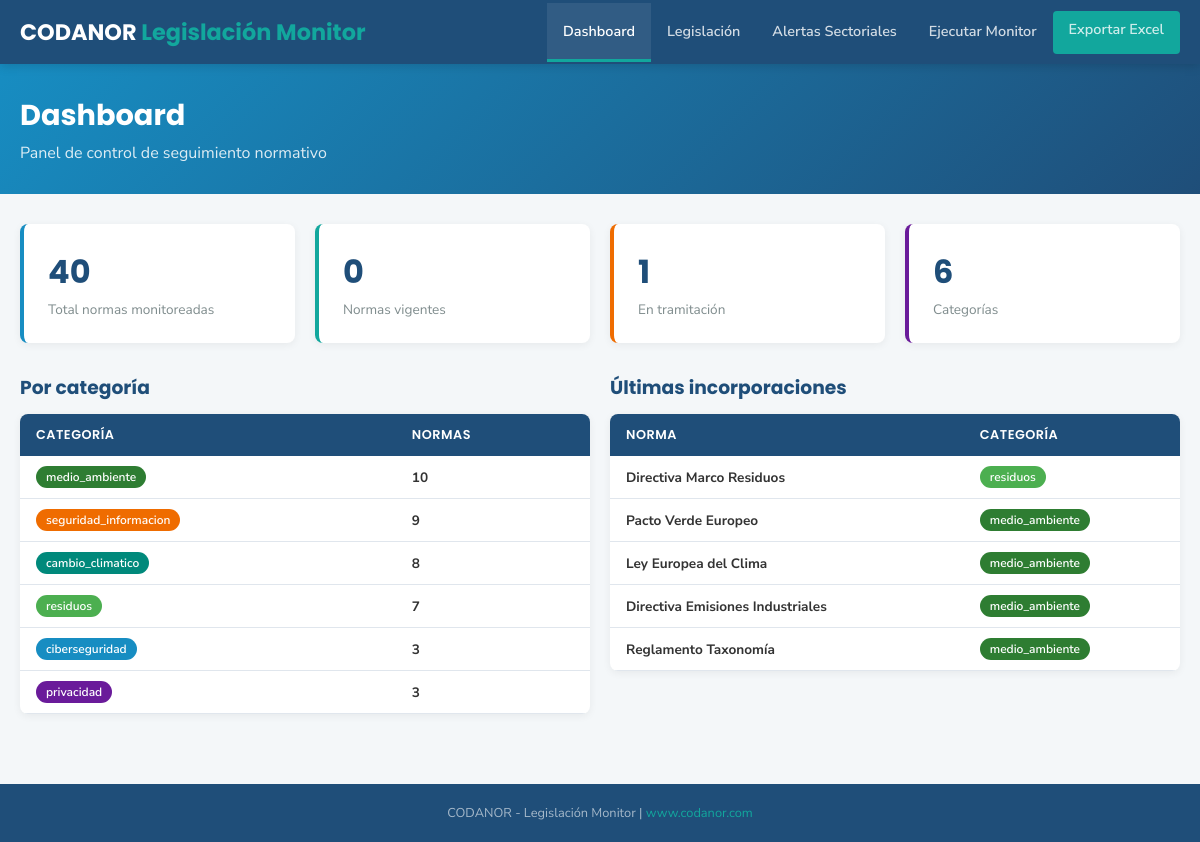
The page / on the database its author committed.
### tables this page shows
CREATE TABLE publications (
                    id INTEGER PRIMARY KEY AUTOINCREMENT,
                    source TEXT NOT NULL,
                    url TEXT UNIQUE NOT NULL,
                    title TEXT NOT NULL,
                    category TEXT,
                    date TEXT,
                    vigente TEXT DEFAULT 'Sí',
                    norma TEXT DEFAULT '',
                    summary TEXT,
                    created_at TIMESTAMP DEFAULT CURRENT_TIMESTAMP,
                    notified INTEGER DEFAULT 0
                );

### web/app.py (the view)
@app.route('/')
def dashboard():
    stats = db.get_stats()
    return render_template('dashboard.html',
        total=stats['total'],
        categories=stats['categories'],
        sources=stats['sources'],
        vigentes=stats['vigentes'],
        tramitacion=stats['tramitacion'],
        recent=stats['recent'])

### src/database.py (called while the page is built)
    def _get_conn(self) -> sqlite3.Connection:
        conn = sqlite3.connect(self.db_path, timeout=10)
        conn.execute('PRAGMA journal_mode=WAL')
        conn.row_factory = sqlite3.Row
        return conn

### web/templates/dashboard.html (shortened to what this page needs)
{% extends "base.html" %}
{% block content %}
<div class="page-header">
    <div class="container">
        <h1>Dashboard</h1>
        <p>Panel de control de seguimiento normativo</p>
    </div>
</div>
<div class="container">
    <div class="cards">
        <div class="card">
            <h3>{{ total }}</h3>
            <p>Total normas monitoreadas</p>
        </div>
        <div class="card green">
            <h3>{{ vigentes }}</h3>
            <p>Normas vigentes</p>
        </div>
        <div class="card orange">
            <h3>{{ tramitacion }}</h3>
            <p>En tramitación</p>
        </div>
        <div class="card purple">
            <h3>{{ categories|length }}</h3>
            <p>Categorías</p>
        </div>
    </div>
    <div style="display:grid; grid-template-columns: 1fr 1fr; gap:20px;">
        <div>
            <h3 style="font-family:'Poppins'; margin-bottom:12px; color:var(--azul-oscuro);">Por categoría</h3>
            <div class="table-container">
                <table>
                    <thead><tr><th>Categoría</th><th>Normas</th></tr></thead>
                    <tbody>
                    {% for cat in categories %}
                        <tr>
                            <td><a href="/legislacion/{{ cat['category'] }}" style="text-decoration:none;"><span class="badge {{ cat['category'] }}">{{ cat['category'] }}</span></a></td>
                            <td><strong>{{ cat['count'] }}</strong></td>
                        </tr>
                    {% endfor %}
                    </tbody>
                </table>
            </div>
        </div>
        <div>
            <h3 style="font-family:'Poppins'; margin-bottom:12px; color:var(--azul-oscuro);">Últimas incorporaciones</h3>
            <div class="table-container">
                <table>
                    <thead><tr><th>Norma</th><th>Categoría</th></tr></thead>
                    <tbody>
                    {% for pub in recent %}
                        <tr>
                            <td><strong>{{ pub['title'] }}</strong></td>
                            <td><span class="badge {{ pub['category'] }}">{{ pub['category'] }}</span></td>
                        </tr>
                    {% endfor %}
                    </tbody>
                </table>
            </div>
        </div>
    </div>
</div>
{% endblock %}

### web/templates/base.html (shortened to what this page needs)
<!DOCTYPE html>
<html lang="es">
<head>
</head>
<body>
    <header class="navbar">
        <div class="container">
            <a href="/" class="logo">CODANOR <span>Legislación Monitor</span></a>
            <nav>
                <a href="/" class="{{ 'active' if request.path == '/' else '' }}">Dashboard</a>
                <a href="/legislacion" class="{{ 'active' if '/legislacion' in request.path else '' }}">Legislación</a>
                <a href="/alertas" class="{{ 'active' if request.path == '/alertas' else '' }}">Alertas Sectoriales</a>
                <a href="/ejecutar" class="{{ 'active' if request.path == '/ejecutar' else '' }}">Ejecutar Monitor</a>
                <a href="/exportar" class="btn-green" style="margin:8px 0; padding:8px 16px; border-radius:4px;">Exportar Excel</a>
            </nav>
        </div>
    </header>
    {% block content %}{% endblock %}
    <footer>
        <div class="container">
            CODANOR - Legislación Monitor | <a href="https://www.codanor.com">www.codanor.com</a>
        </div>
    </footer>
</body>
</html>

### web/templates/base.html (style rules this page uses)
:root { --azul-principal: #178DC2; --azul-oscuro: #1F4E79; --verde-acento: #12A79D; --verde-medio: #2E7D32; --verde-claro: #4CAF50; --verde-teal: #00897B; --naranja: #EF6C00; --purpura: #6A1B9A; --rojo: #C62828; --gris-claro: #f4f7f9; --gris-borde: #e0e6ed; --texto: #333; --texto-claro: #7f8c8d; }
* { margin: 0; padding: 0; box-sizing: border-box; }
body { font-family: 'Nunito Sans', sans-serif; background: var(--gris-claro); color: var(--texto); }
.navbar { background: var(--azul-oscuro); padding: 0; position: sticky; top: 0; z-index: 100; box-shadow: 0 2px 10px rgba(0,0,0,0.15); }
.navbar .container { max-width: 1200px; margin: 0 auto; display: flex; align-items: center; justify-content: space-between; padding: 0 20px; }
.navbar .logo { font-family: 'Poppins', sans-serif; font-weight: 700; font-size: 1.4rem; color: #fff; text-decoration: none; padding: 15px 0; }
.navbar .logo span { color: var(--verde-acento); }
.navbar nav { display: flex; gap: 0; }
.navbar nav a { color: rgba(255,255,255,0.8); text-decoration: none; padding: 18px 16px; font-size: 0.9rem; font-weight: 600; transition: all 0.2s; border-bottom: 3px solid transparent; }
.navbar nav a:hover, .navbar nav a.active { color: #fff; background: rgba(255,255,255,0.08); border-bottom-color: var(--verde-acento); }
.container { max-width: 1200px; margin: 0 auto; padding: 0 20px; }
.page-header { background: linear-gradient(135deg, var(--azul-principal), var(--azul-oscuro)); color: #fff; padding: 30px 0; margin-bottom: 30px; }
.page-header h1 { font-family: 'Poppins', sans-serif; font-size: 1.8rem; font-weight: 700; }
.page-header p { opacity: 0.85; margin-top: 5px; }
.cards { display: grid; grid-template-columns: repeat(auto-fit, minmax(240px, 1fr)); gap: 20px; margin-bottom: 30px; }
.card { background: #fff; border-radius: 8px; padding: 24px; box-shadow: 0 2px 8px rgba(0,0,0,0.06); border-left: 4px solid var(--azul-principal); }
.card h3 { font-family: 'Poppins', sans-serif; font-size: 2rem; color: var(--azul-oscuro); }
.card p { color: var(--texto-claro); font-size: 0.85rem; margin-top: 4px; }
.card.green { border-left-color: var(--verde-acento); }
.card.orange { border-left-color: var(--naranja); }
.card.purple { border-left-color: var(--purpura); }
.table-container { background: #fff; border-radius: 8px; box-shadow: 0 2px 8px rgba(0,0,0,0.06); overflow-x: auto; margin-bottom: 30px; }
table { width: 100%; border-collapse: collapse; font-size: 0.85rem; }
thead { background: var(--azul-oscuro); color: #fff; }
th { padding: 12px 16px; text-align: left; font-weight: 600; font-family: 'Poppins', sans-serif; font-size: 0.8rem; text-transform: uppercase; letter-spacing: 0.5px; }
td { padding: 10px 16px; border-bottom: 1px solid var(--gris-borde); }
.badge { display: inline-block; padding: 3px 10px; border-radius: 12px; font-size: 0.75rem; font-weight: 600; color: #fff; }
.badge.medio_ambiente { background: var(--verde-medio); }
.badge.residuos { background: var(--verde-claro); }
.badge.cambio_climatico { background: var(--verde-teal); }
.badge.ciberseguridad { background: var(--azul-principal); }
.badge.privacidad { background: var(--purpura); }
.badge.seguridad_informacion { background: var(--naranja); }
.btn-green { background: var(--verde-acento); color: #fff; }
footer { background: var(--azul-oscuro); color: rgba(255,255,255,0.6); padding: 20px 0; margin-top: 40px; text-align: center; font-size: 0.8rem; }
footer a { color: var(--verde-acento); text-decoration: none; }

### rows shown on the page
publications: category "medio_ambiente", count "10"
publications: category "residuos", count "7"
publications: title "Directiva Marco Residuos", category "residuos"
publications: title "Pacto Verde Europeo", category "medio_ambiente"
publications: title "Ley Europea del Clima", category "medio_ambiente"
publications: title "Directiva Emisiones Industriales", category "medio_ambiente"
publications: title "Reglamento Taxonomía", category "medio_ambiente"

### other values the page prints
{{ total }} "40"
{{ vigentes }} "0"
{{ tramitacion }} "1"
{{ categories|length }} "6"
{{ cat['category'] }} "seguridad_informacion" "cambio_climatico" "ciberseguridad" "privacidad"
{{ cat['count'] }} "9" "8" "3" "3"
